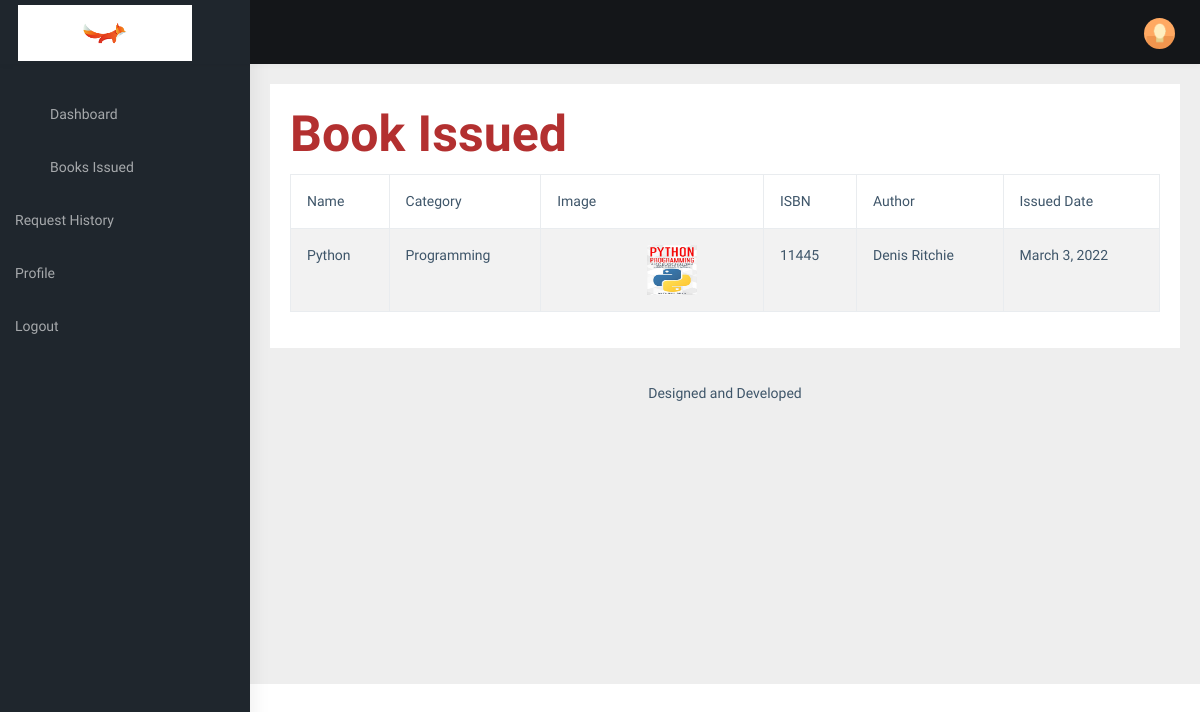
The page /view/issued-books/ (signed in) on the database its author committed.
### home/models.py (models this page shows)
class IssuedBook(models.Model):
    student_name= models.ForeignKey(Student, on_delete=models.CASCADE,null=True)
    book_name= models.ForeignKey(Book,on_delete=models.CASCADE,null=True)
    author_name = models.CharField(max_length=200,null=True)
    isbn = models.CharField(max_length=13)
    Volume = models.CharField(max_length=50,null=True)
    category = models.CharField(max_length=100,null=True)
    sub_category = models.CharField(max_length=100,null=True)
    issued_date = models.DateField(auto_now=True)

class Book(models.Model):
    book_name = models.CharField(max_length=100,null=True)
    book_isbn = models.PositiveIntegerField()
    publisher = models.ForeignKey(BookAuthor, on_delete=models.CASCADE,null=True)
    text = models.ForeignKey(BookLanguage, on_delete=models.CASCADE,null=True)
    publication_date = models.DateField(auto_now=False,null=True)
    book_reading_age = models.CharField(max_length=100,null=True)
    book_weight = models.CharField(max_length=100,null=True)
    book_dimensions = models.CharField(max_length=100,null=True)
    book_origin = models.CharField(max_length=50,null=True)
    category = models.ForeignKey(BookCategory,on_delete=models.CASCADE,null=True)
    main_category = models.ForeignKey(MainCategory,on_delete=models.CASCADE,null=True)
    book_status = models.BooleanField(default= True)
    book_description = models.CharField(max_length=250, null=True)
    book_image = models.ImageField(upload_to = 'uploads/book-cover-images/',null=True,default="static/images/default-img.png")
    book_volume = models.CharField(max_length=50,null=True)
    bookprice = models.ForeignKey(BookPrice,on_delete=models.CASCADE,null=True)
    def __str__(self):
        return str(self.book_name)

class MainCategory(models.Model):
    main_category = models.ForeignKey(BookCategory,on_delete=models.CASCADE)
    name = models.CharField(max_length=100)
    def __str__(self):
        return self.name

class BookAuthor(models.Model):
    author_name = models.CharField(max_length = 50,null=True)
    created_at = models.DateTimeField(auto_now_add = True)
    updated_at = models.DateTimeField(auto_now_add=True)
    def __str__(self):
        return self.author_name

### home/views.py (the view)
# urls.py: path('view/issued-books/',STUDENTISSUEDBOOKS,name="studentbookissued"),
@login_required(login_url = 'login')
def STUDENTISSUEDBOOKS(request):
    user = request.user
    student = Student.objects.filter(user=user)
    issuedBooks = IssuedBook.objects.filter(student_name=student[0])
    issuedBooksdata = IssuedBook.objects.filter(student_name=student[0]).count()
    context={
        'issuebooks':issuedBooks,
        'issuedata' :issuedBooksdata
    }
    return render(request,'user/issued_book.html',context)

### templates/user/issued_book.html (shortened to what this page needs)
{% extends "user/student_dashboard.html" %}
{% load static %}
{% block css %}
<link rel="stylesheet" type="text/css" href="{% static 'studentdashboard/assets/extra-libs/multicheck/multicheck.css' %}">
<link href="{% static 'studentdashboard/assets/libs/datatables.net-bs4/css/dataTables.bootstrap4.css' %}" rel="stylesheet">
<link href="{% static 'studentdashboard/dist/css/style.min.css' %}" rel="stylesheet">
{% endblock css %}
{% load static %}
{% block body %}
<div class="card">
    <div class="card-body">
        <h5 class="card-title" style="font-size: 50px; color: #B33030;">Book Issued </h5>
        <div class="table-responsive">
            <table id="zero_config" class="table table-striped table-bordered">
                <thead>
                    <tr>
                        <th>Name</th>
                        <th>Category</th>
                        <th>Image</th>
                        <th>ISBN</th>
                        <th>Author</th>
                        <th>Issued Date</th>
                    </tr>
                </thead>
                <tbody>
                    {% for books in issuebooks %}
                    <tr>
                        <td>{{books.book_name}}</td>
                        <td>{{books.book_name.main_category}}</td>
                        <td><img src="{{books.book_name.book_image.url}}" alt="image" srcset="" style="margin-left:90px;" height="50px" width="50px"></td>
                        <td>{{books.book_name.book_isbn}}</td>
                        <td>{{books.book_name.publisher}}</td>
                        <td>{{books.issued_date}}</td>
                    </tr>
                    {% endfor %}
                </tbody>
            </table>
        </div>
    </div>
</div>
{% endblock body %}

### rows shown on the page
IssuedBook: book_name "Python", book_name.main_category "Programming", book_name.book_image (picture), book_name.book_isbn "11445", book_name.publisher "Denis Ritchie", issued_date "March 3, 2022"
